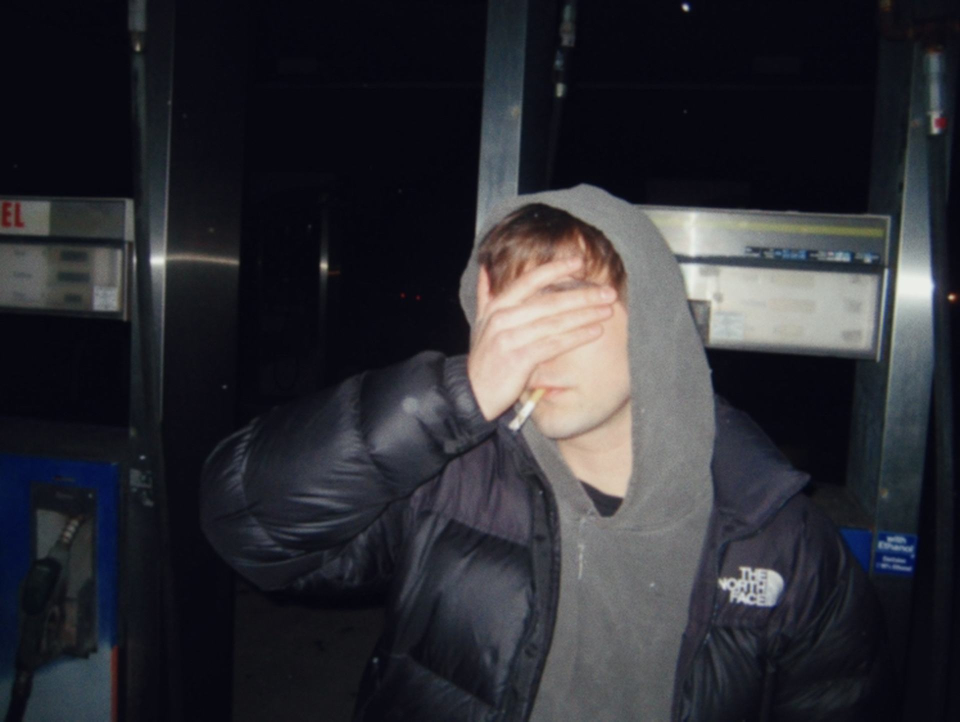
#> input picture img/hero.jpg, 1920 x 1443 px (shown at 1/2 size)
$ python -i build.py   (imports and definitions only)
#> lines starting #> are read from the running program, lines starting #| are printed output that depends on the picture
#> further down, picture is the input picture: PIL image 1920x1443 RGB; mean R, G, B 45.4, 45.7, 51.6
"""Builds the site's pictures and js/data.js.

    uv run --with pillow tools/build.py                      # data.js only
    uv run --with pillow tools/build.py --src ~/scratch/gusta-research   # pictures too

The originals (profile pictures, cover art) are not kept in this repo. With
--src the covers in data/catalog.json and the photos listed below are cropped,
toned and compressed into art/ and img/.
"""
import argparse, json, pathlib, sys

ROOT = pathlib.Path(__file__).resolve().parent.parent
ap = argparse.ArgumentParser()
# [2 lines not run here, left out]

# [1 line that did not run here, left out]

# Acid yellow from the "U And I" and "Alive" covers, over night black.
ACID = (228, 226, 3)
NIGHT = (7, 7, 8)


def save(im, path, q=80):
    path.parent.mkdir(exist_ok=True)
    im.convert("RGB").save(path, "JPEG", quality=q, optimize=True, progressive=True)
    print(f"{path.relative_to(ROOT)}  {im.width}x{im.height}  {path.stat().st_size // 1024} KB")


def frac_crop(im, box):
    """Crop by fractions of the picture: (left, top, right, bottom)."""
    w, h = im.size
    return im.crop((round(box[0] * w), round(box[1] * h), round(box[2] * w), round(box[3] * h)))


def fit_w(im, width):
    from PIL import Image
    if im.width == width:
        return im
    return im.resize((width, round(im.height * width / im.width)), Image.LANCZOS)


def lit(im, colour=ACID, gamma=1.25, floor=0.0):
    """Light a picture in one colour: black stays black, the lightest parts
    become the colour. The look of a room lit by one coloured lamp."""
#> called with colour = (228, 226, 3), gamma = 1.25, floor = 0
    from PIL import Image, ImageOps
    g = ImageOps.autocontrast(ImageOps.grayscale(im), cutoff=(1, 1))
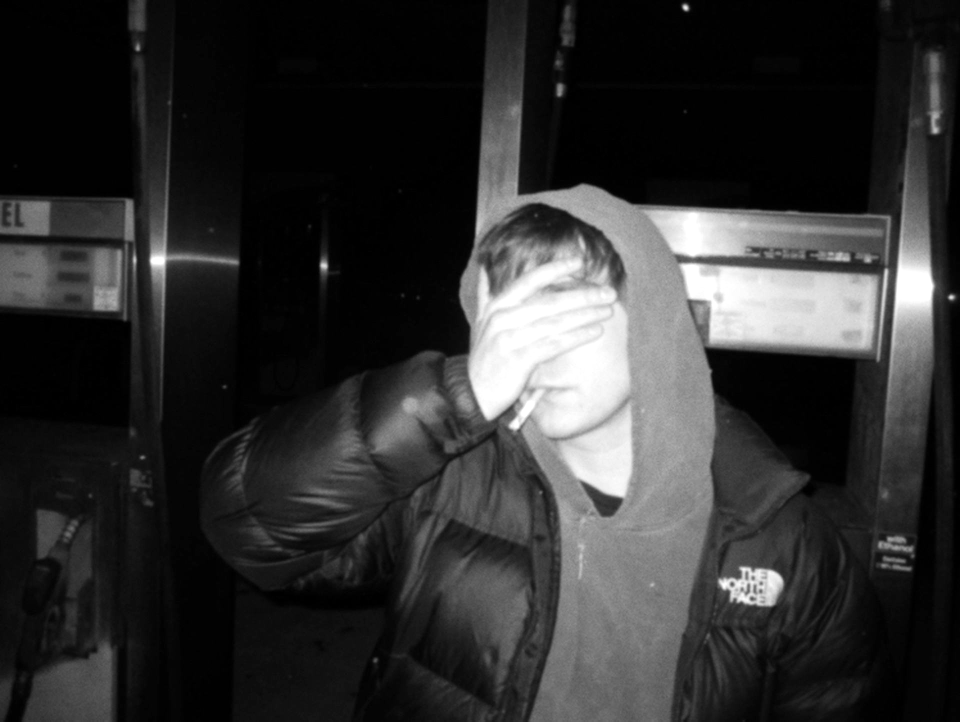
#> g: PIL image 1920x1443 L (shown at 1/2 size); min 0, max 255, mean 48.8
    lut = []
    for ch in range(3):
        lut += [round(NIGHT[ch] + (colour[ch] - NIGHT[ch]) * max(floor, (i / 255) ** gamma)) for i in range(256)]
    return Image.merge("RGB", (g, g, g)).point(lut)
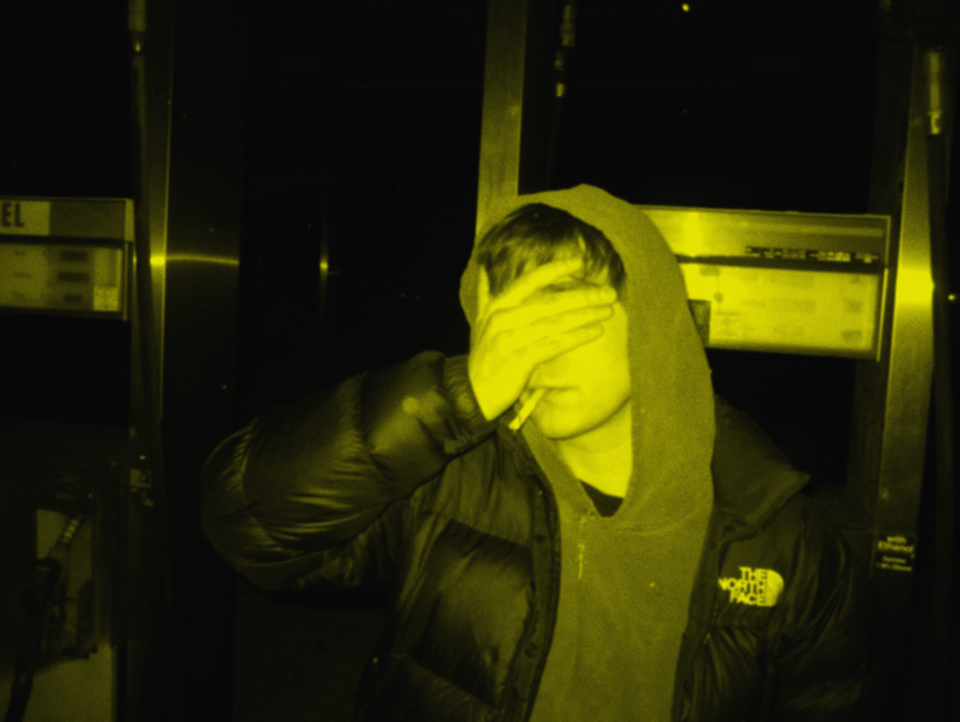
#> returned value: PIL image 1920x1443 RGB (shown at 1/2 size); mean R, G, B 41.8, 41.5, 7.2


# [63 lines not run here, left out]

# --- js/data.js
rows = []
# [8 lines not run here, left out]
# [1 line that did not run here, left out]
# [1 line that did not run here, left out]
# [2 lines not run here, left out]
# [1 line that did not run here, left out]
# [2 lines not run here, left out]

>>> from PIL import Image
>>> picture = Image.open('../img/hero.jpg')
>>> result = lit(picture)

$ run again, on img/close-alive.jpg
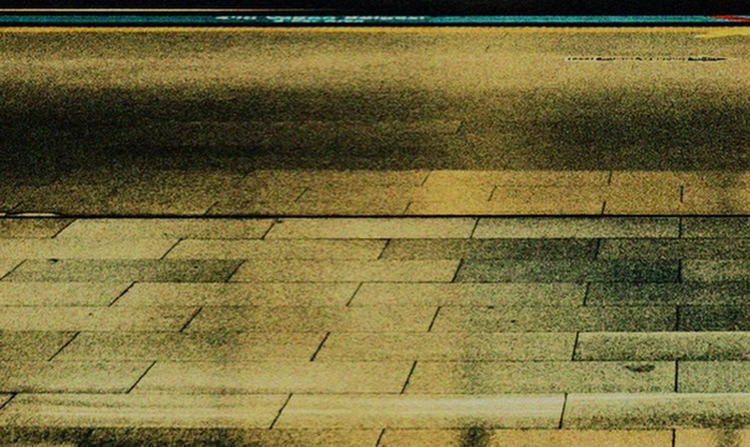
#> input picture img/close-alive.jpg, 1500 x 893 px (shown at 1/2 size)
#> picture is the input picture: PIL image 1500x893 RGB; mean R, G, B 114.5, 105.2, 58.1
#> in lit, `g = ImageOps.autocontrast(ImageOps.grayscale(im), cutoff=(1, 1))`:
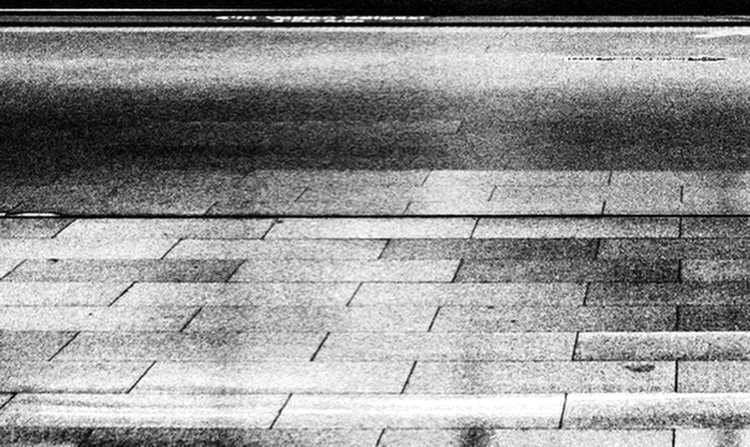
#> g: PIL image 1500x893 L (shown at 1/2 size); min 0, max 255, mean 145.7
#> in lit, `return Image.merge("RGB", (g, g, g)).point(lut)`:
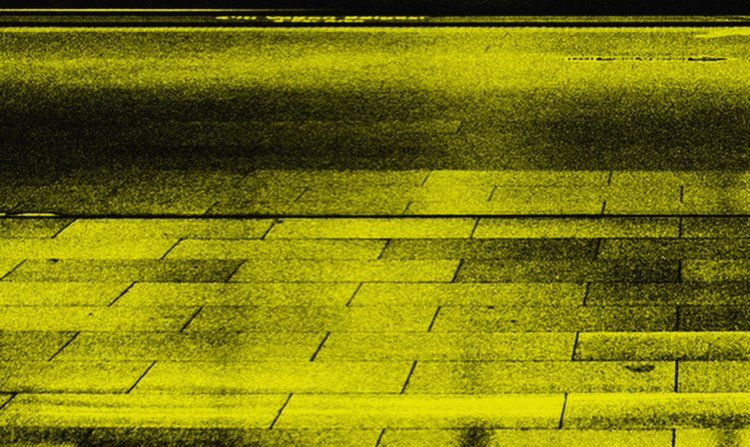
#> returned value: PIL image 1500x893 RGB (shown at 1/2 size); mean R, G, B 121.5, 120.6, 5.4
